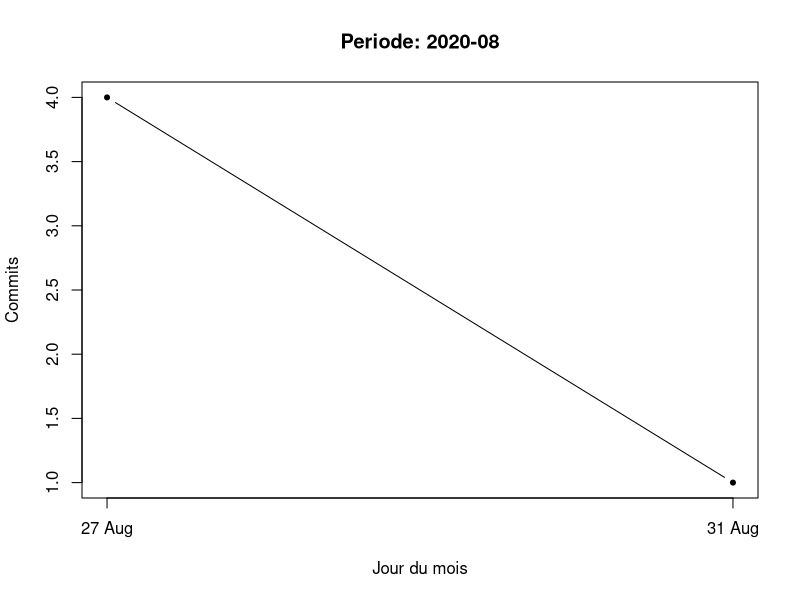
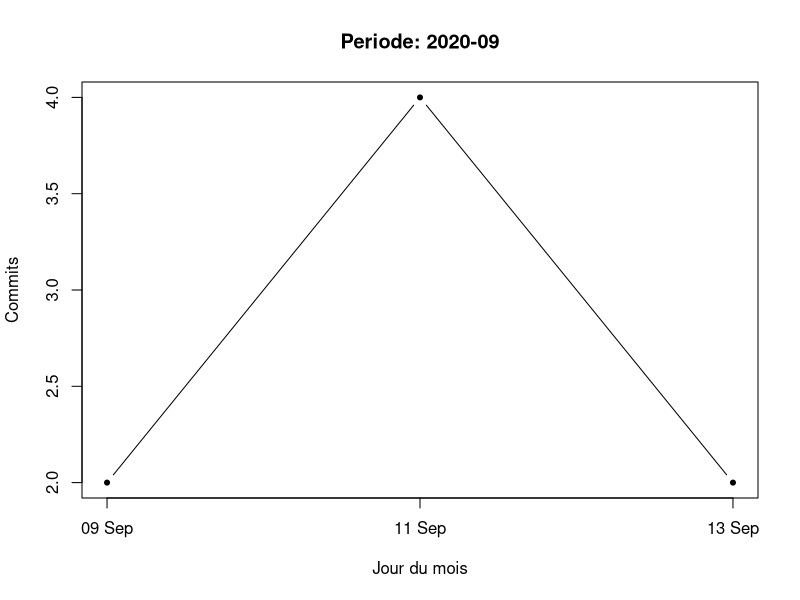
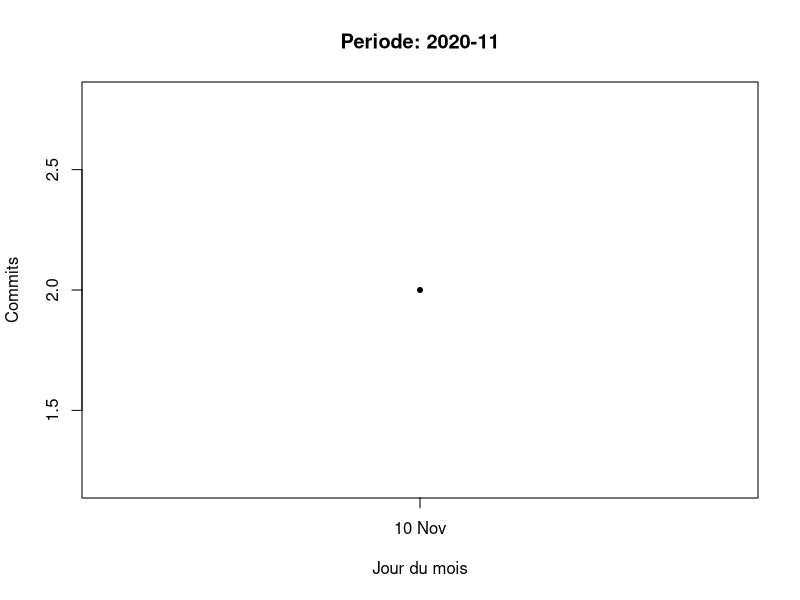
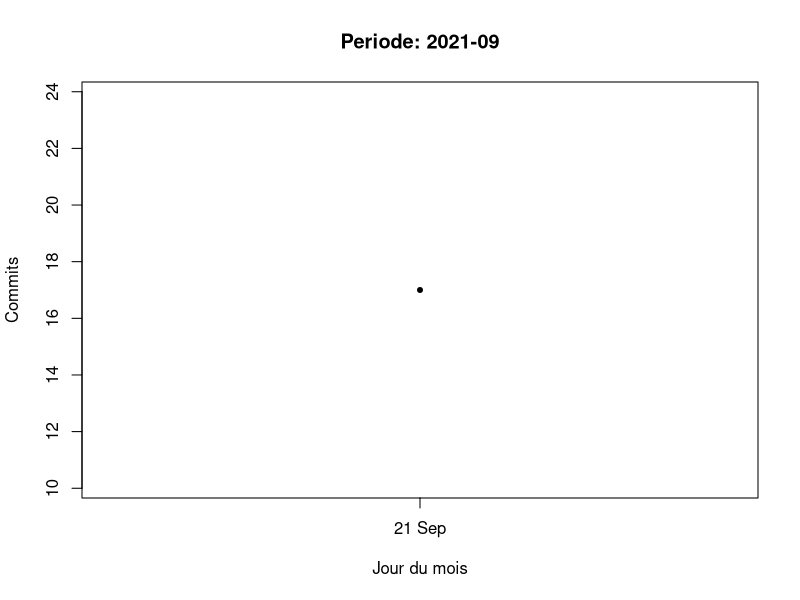
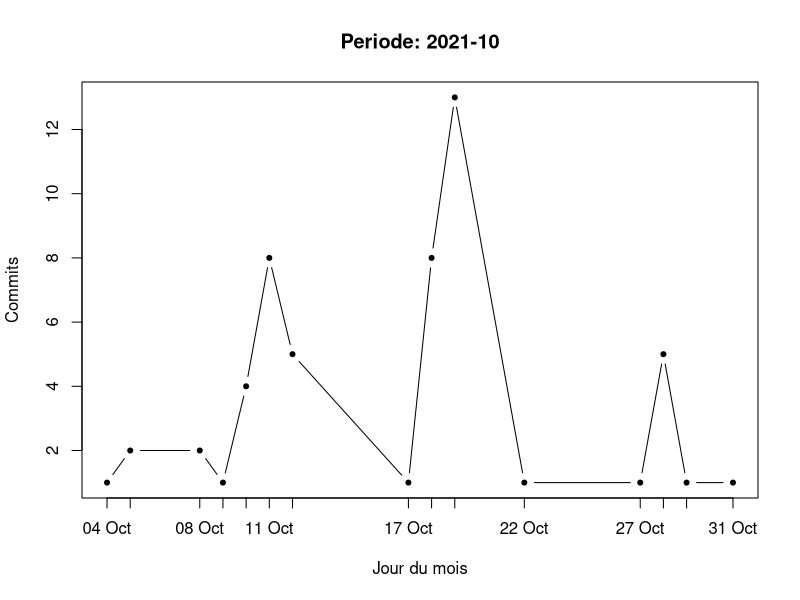
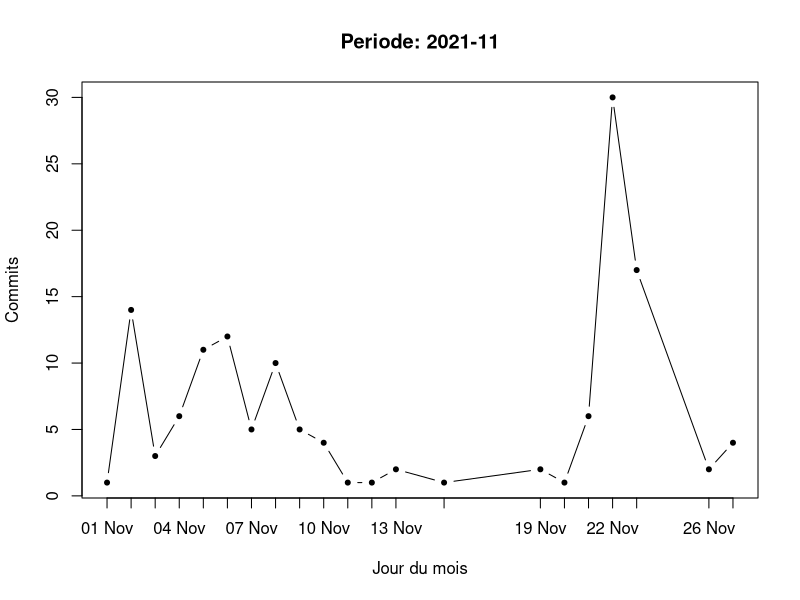
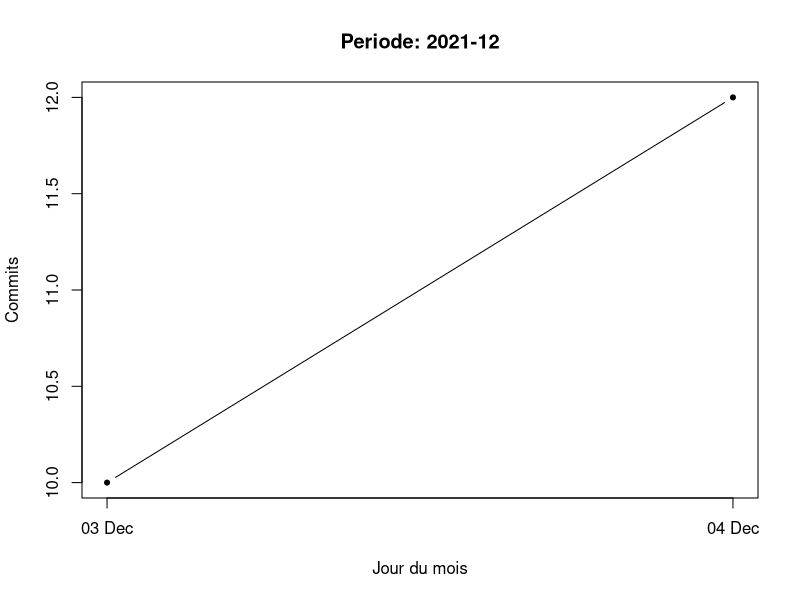

The R script that drew these images, in order:
# get data from file
# column 1 is labels (row names)
w <- getwd() 
#setwd("../")
w
setwd("/Users/cyprien/visulog/cli/.visulogRTempFiles")
#setwd(".visulogRTempFiles")
#z <- paste(w,".visulogRTempFiles",sep="/")
x <- read.table("commitsPerDate.txt", header = FALSE)
x
colnames(x) <- c("Date", "nb")
x
#x <- data.frame(Date = as.character(row.names(x)), x)
x
attach(x)

x# handling Date with local system time


Sys.getlocale("LC_TIME")
dt <- as.Date(Date, "%Y-%m-%d") # convert to Date
dt
setwd("../")
setwd(".graphs")
# output plots to files in pdf
ymt <- substr(Date, 1, 7)
ind <- table(ymt)
nl <- length(ind) # nb of months in data
start <- 1
for (i in 1:nl) { # for each year-month
  dtfig <- dt[start:(start + ind[i]-1)]
  nbfig <- nb[start:(start + ind[i]-1)]
  fname <- paste("CommitsPerDate_",".pdf", sep="")
  pdf(file = fname, width=9, height=7) # 1920/1080 full HD png
  plot(dtfig, nbfig, type="b", pch = 20, xaxt = "n", xlab = "Jour du mois", ylab="Commits")
  axis.Date(1, at = dtfig, format = "%d %b", cex.axis=1)  # set %B for full months
  title(paste("Periode:", names(ind[i])))
  dev.off() # close file
  start <- start + ind[i]
}




